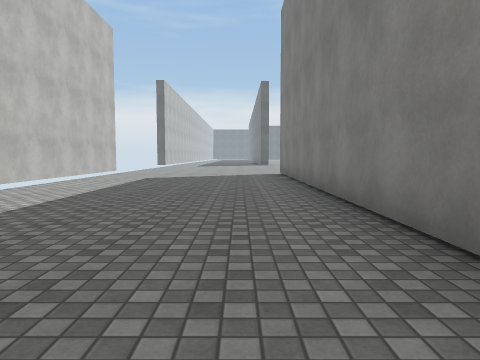
view 1 (above)

24 first-person views from a walk through a 3-D level made in the Unity game engine. The camera is 1.2 m above the floor, tilts 4° down and sees 70° across. The floor is counted in squares, 2 m on a side. Each view is taken from the middle of a square. On the plan, view 1 faces up. The plan holds only what a view shows up to about 10 squares ahead; the rest is blank. The place goes on beyond the plan. The player character is not drawn. Surface patterns are stand-ins for the level's own textures.

view 2
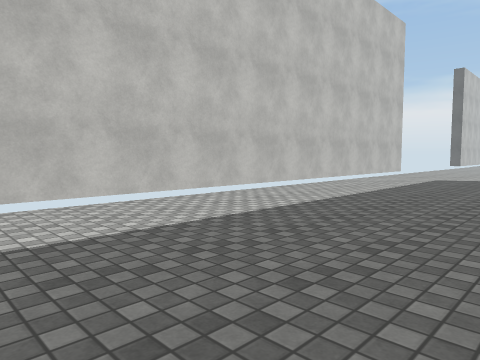

view 3
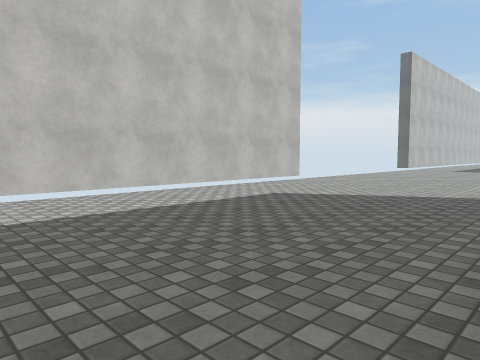

view 4
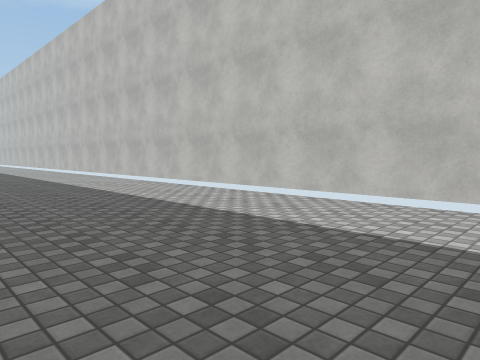

view 5
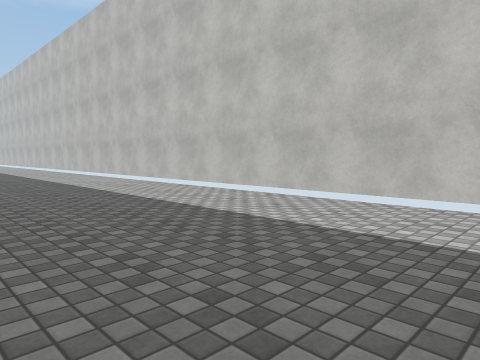

view 6
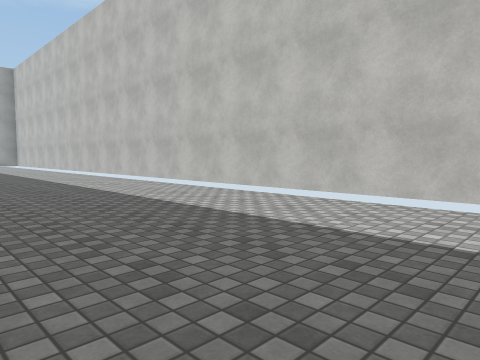

view 7
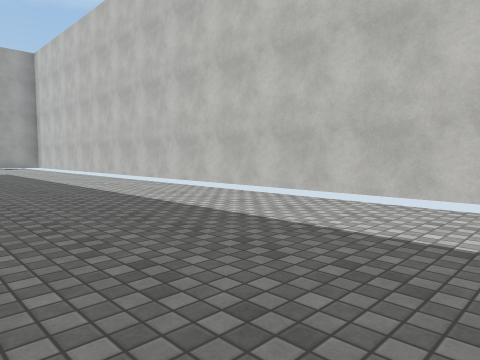

view 8
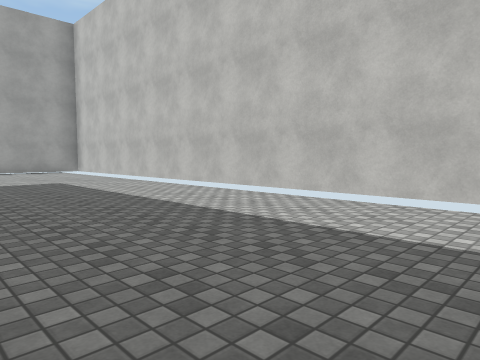

view 9
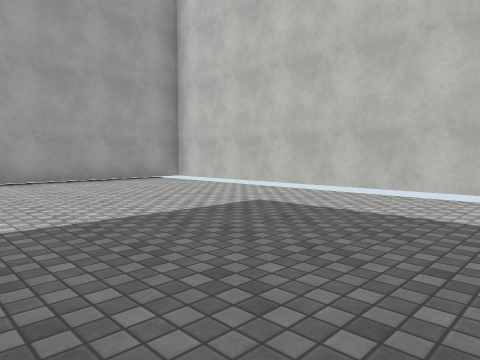

view 10
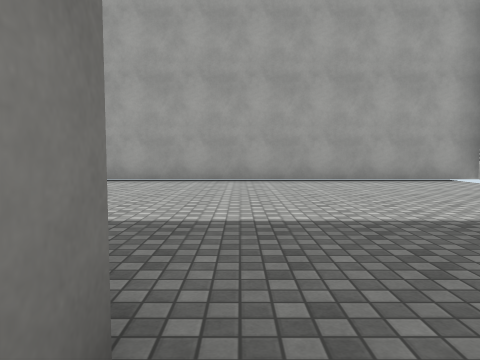

view 11
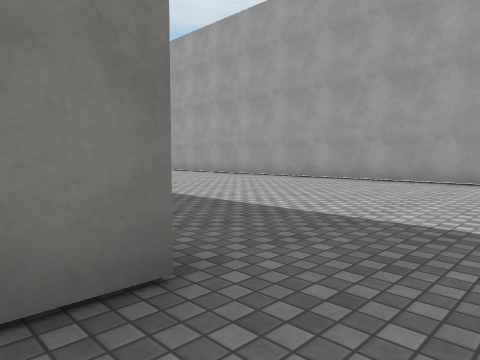

view 12
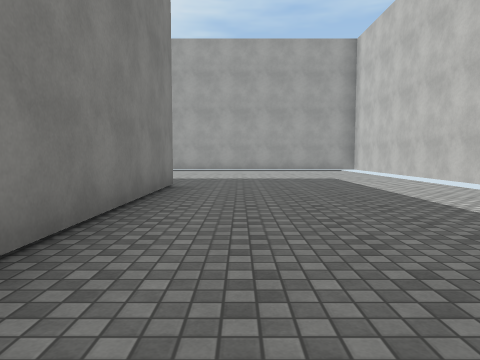

view 13
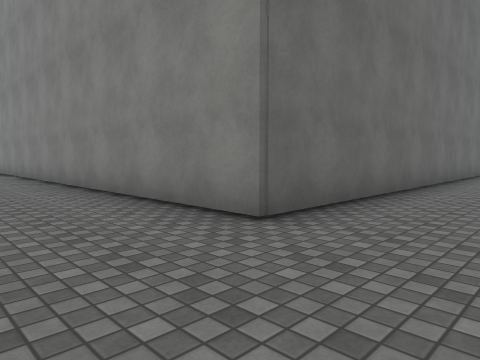

view 14
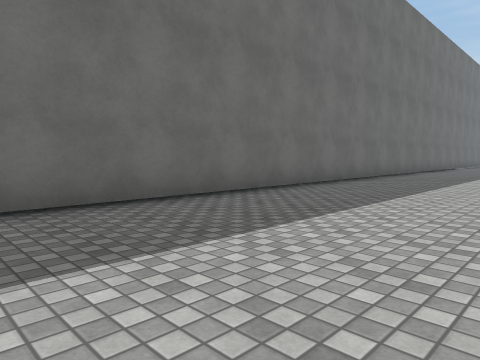

view 15
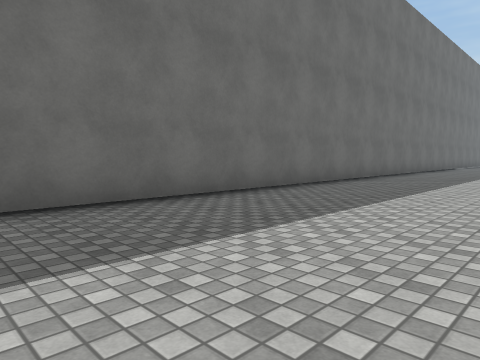

view 16
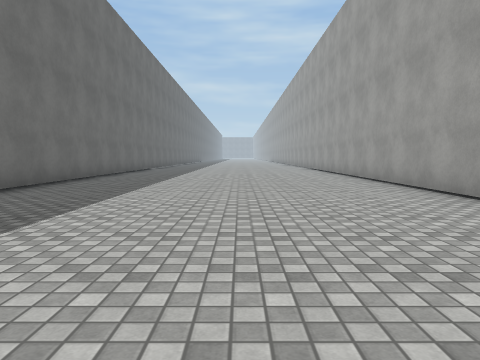

view 17
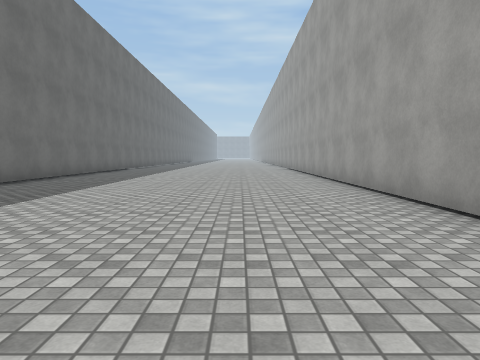

view 18
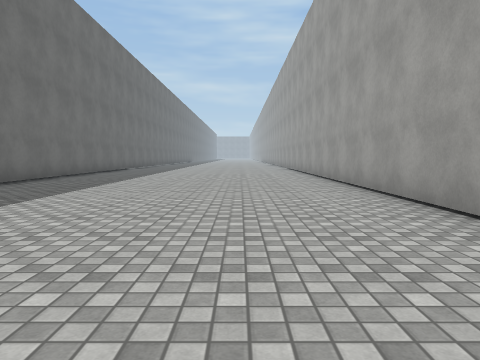

view 19
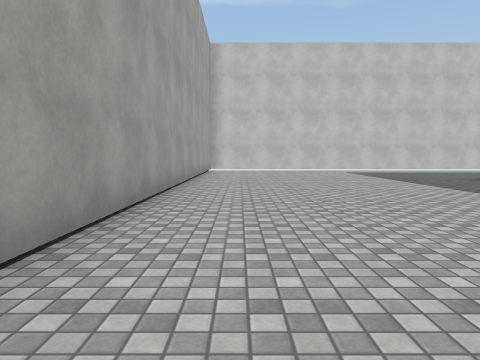

view 20
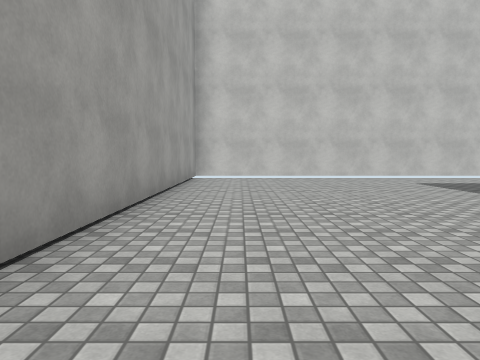

view 21
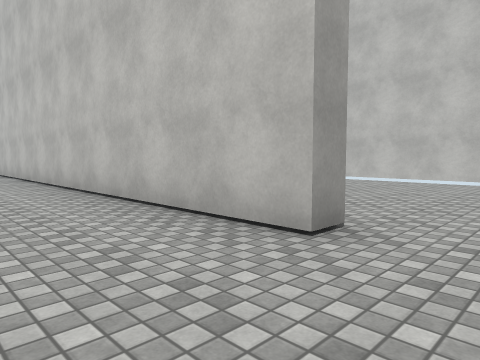

view 22
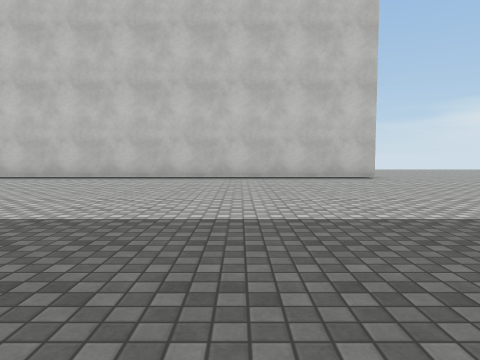

view 23
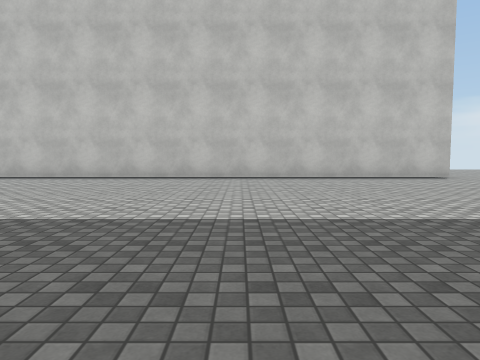

view 24
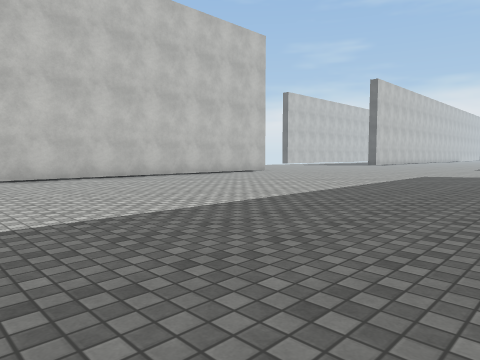

### Floor plan
Points are (right, up) in squares from view 1. A wall is a line through its corners. A room is listed if a view was taken in it or the views show most of it. See-through windows are left out.
Room 1 (views 1, 2, 3, 4, 5, 6, 7, 8, 9, 10, 11, 12, 13, 14, 15, 16, 17, 18, 19, 20)
walls: (1.3, 1.9) (1.3, 9.9); (11.6, -27.3) (21.1, -27.3); (21, -19.9) (1.3, -19.9) (1.3, -10.1); (1.2, 11.6) (1.8, 11.6); (-4.8, 13.2) (-4.8, -27.3) (8.2, -27.3)
ways out: opening at (2, 12.5) to room 2; gap at (-5, 13)
Room 2 (views 21, 22, 23, 24)
walls: (1.8, 11.6) (1.8, -0.5)
ways out: opening at (2, 12.5) to room 1

Positions as (right, up) in squares from view 1, and headings:
1: (0, 0), facing up
2: (0, 0), facing up-left
3: (1, 5), facing up-left
4: (0, 4), facing down-left
5: (0, 0), facing down-left
6: (0, -5), facing down-left
7: (0, -9), facing down-left
8: (0, -14), facing down-left
9: (1, -19), facing down-left
10: (1, -19), facing down
11: (0, -19), facing down-right
12: (0, -13), facing down
13: (-1, -22), facing up-right
14: (3, -24), facing up-right
15: (7, -24), facing up-right
16: (7, -24), facing right
17: (10, -25), facing right
18: (11, -25), facing right
19: (10, -26), facing left
20: (5, -26), facing left
21: (4, 13), facing down-left
22: (11, 8), facing left
23: (11, 6), facing left
24: (11, 1), facing up-left
